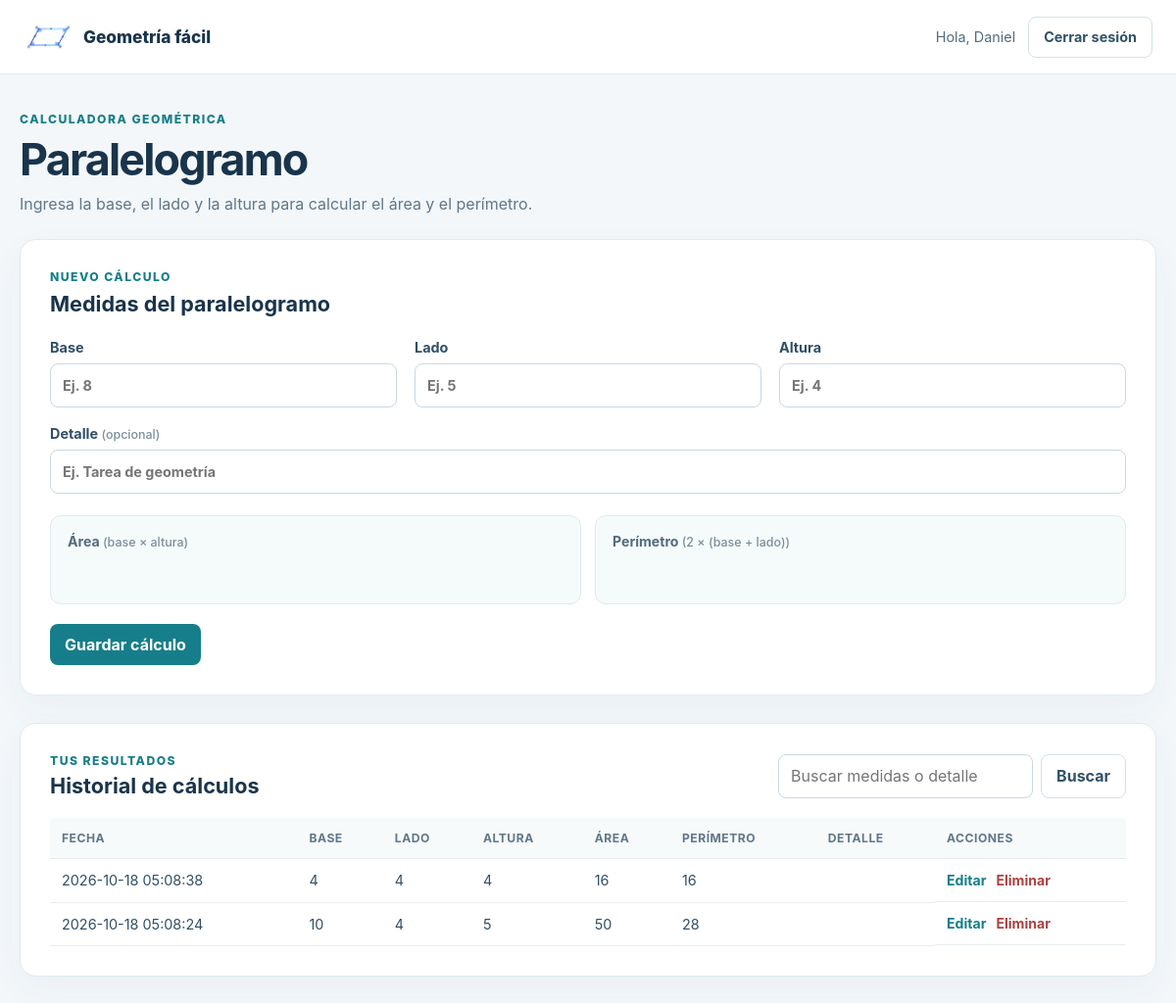
The app's page /views/home.php (signed in) with its own data.
### tables this page shows
CREATE TABLE paralelogramo (
                id_paralelogramo INTEGER PRIMARY KEY AUTOINCREMENT,
                id_usuario INTEGER NOT NULL,
                detalle TEXT NOT NULL DEFAULT '',
                base REAL NOT NULL CHECK (base > 0),
                lado REAL NOT NULL CHECK (lado > 0),
                altura REAL NOT NULL CHECK (altura > 0),
                area REAL NOT NULL,
                perimetro REAL NOT NULL,
                fecha_registro TEXT NOT NULL DEFAULT CURRENT_TIMESTAMP,
                FOREIGN KEY (id_usuario) REFERENCES usuario(id_usuario) ON DELETE CASCADE
            );

### config/Database.php (called while the page is built, shortened)
<?php
class Database
{
    private PDO $pdo;
    public function __construct()
    {
        $ruta = __DIR__ . '/../database/paralelogramo.sqlite';
        $this->pdo = new PDO('sqlite:' . $ruta, null, null, [
            PDO::ATTR_ERRMODE => PDO::ERRMODE_EXCEPTION,
            PDO::ATTR_DEFAULT_FETCH_MODE => PDO::FETCH_ASSOC,
        ]);
        $this->pdo->exec('PRAGMA foreign_keys = ON');
    }
    public function conectar(): PDO
    {
        return $this->pdo;
    }
    private function inicializarEsquema(): void
    {
        $this->pdo->exec(
            'CREATE TABLE IF NOT EXISTS usuario (
                id_usuario INTEGER PRIMARY KEY AUTOINCREMENT,
                nombre TEXT NOT NULL,
                correo TEXT NOT NULL UNIQUE,
                clave TEXT NOT NULL
            )'
        );
        $this->pdo->exec(
            'CREATE TABLE IF NOT EXISTS paralelogramo (
                id_paralelogramo INTEGER PRIMARY KEY AUTOINCREMENT,
                id_usuario INTEGER NOT NULL,
                detalle TEXT NOT NULL DEFAULT \'\',
                base REAL NOT NULL CHECK (base > 0),
                lado REAL NOT NULL CHECK (lado > 0),
                altura REAL NOT NULL CHECK (altura > 0),
                area REAL NOT NULL,
                perimetro REAL NOT NULL,
                fecha_registro TEXT NOT NULL DEFAULT CURRENT_TIMESTAMP,
                FOREIGN KEY (id_usuario) REFERENCES usuario(id_usuario) ON DELETE CASCADE
            )'
        );
    }
}

### model/Paralelogramo.php (called while the page is built, shortened)
<?php
require_once __DIR__ . '/../config/Database.php';
class Paralelogramo
{
    private PDO $pdo;
    public function __construct()
    {
        $database = new Database();
        $this->pdo = $database->conectar();
    }
    public function listar(int $idUsuario, string $buscar = ''): array
    {
        $sql = 'SELECT id_paralelogramo, detalle, base, lado, altura, area, perimetro, fecha_registro
                FROM paralelogramo
                WHERE id_usuario = :id_usuario';
        $parametros = ['id_usuario' => $idUsuario];
        $sql .= ' ORDER BY id_paralelogramo DESC';
        $stmt = $this->pdo->prepare($sql);
        $stmt->execute($parametros);
        return $stmt->fetchAll();
    }
}

### controller/ParalelogramoController.php (called while the page is built, shortened)
<?php
require_once __DIR__ . '/../model/Paralelogramo.php';
class ParalelogramoController
{
    private Paralelogramo $modelo;
    public function __construct()
    {
        $this->modelo = new Paralelogramo();
    }
    public function listar(int $idUsuario, string $buscar = ''): array
    {
        return $this->modelo->listar($idUsuario, $buscar);
    }
}

### views/home.php (the view, shortened to what this page needs)
<?php
require_once __DIR__ . '/../controller/ParalelogramoController.php';
$idUsuario = (int) $_SESSION['id_usuario'];
$controller = new ParalelogramoController();
$buscarParametro = $_GET['buscar'] ?? '';
$buscar = is_string($buscarParametro) ? trim(substr($buscarParametro, 0, 100)) : '';
$registroEditar = null;
$registros = $controller->listar($idUsuario, $buscar);
$idActual = $registroEditar['id_paralelogramo'] ?? '';
$valorFormulario = static function (string $campo) use ($registroEditar): string {
    if ($registroEditar !== null && isset($registroEditar[$campo])) {
        return (string) $registroEditar[$campo];
    }
    $valor = $_POST[$campo] ?? '';
    return is_string($valor) ? $valor : '';
};
$baseActual = $valorFormulario('txtBase');
$ladoActual = $valorFormulario('txtLado');
$alturaActual = $valorFormulario('txtAltura');
$detalleActual = $valorFormulario('txtDetalle');
$areaActual = $registroEditar['area'] ?? '';
$perimetroActual = $registroEditar['perimetro'] ?? '';
$esc = static function ($valor): string {
    return htmlspecialchars((string) $valor, ENT_QUOTES, 'UTF-8');
};
?>
<!DOCTYPE html>
<html lang="es">
<head>
    <link rel="stylesheet" href="/assets/css/style_home.css">
</head>
<body>
    <header class="site-header">
        <a class="brand" href="/" aria-label="Volver a la bienvenida">
            <img src="/Imagenes/Paralelogramo%20azul%20con%20%C3%A1ngulos%20marcados.png" alt="">
            <span>Geometría fácil</span>
        </a>
        <div class="header-user">
            <span>Hola, <?= $esc($_SESSION['usuario'] ?? 'Usuario') ?></span>
            <a class="button button-secondary" href="/views/logout.php">Cerrar sesión</a>
        </div>
    </header>
    <main class="page">
        <section class="intro">
            <p class="eyebrow">Calculadora geométrica</p>
            <h1>Paralelogramo</h1>
            <p>Ingresa la base, el lado y la altura para calcular el área y el perímetro.</p>
        </section>
        <section class="calculator-card" aria-labelledby="form-title">
            <div class="card-heading">
                <div>
                    <p class="eyebrow"><?= $idActual !== '' ? 'Editar cálculo' : 'Nuevo cálculo' ?></p>
                    <h2 id="form-title">Medidas del paralelogramo</h2>
                </div>
            </div>
            <form action="/views/home.php" method="post" id="frmFormulario">
                <div class="form-grid">
                    <label>
                        <span>Base</span>
                        <input type="number" name="txtBase" id="txtBase" min="0.000001" step="any"
                               placeholder="Ej. 8" value="<?= $esc($baseActual) ?>" required>
                    </label>
                    <label>
                        <span>Lado</span>
                        <input type="number" name="txtLado" id="txtLado" min="0.000001" step="any"
                               placeholder="Ej. 5" value="<?= $esc($ladoActual) ?>" required>
                    </label>
                    <label>
                        <span>Altura</span>
                        <input type="number" name="txtAltura" id="txtAltura" min="0.000001" step="any"
                               placeholder="Ej. 4" value="<?= $esc($alturaActual) ?>" required>
                    </label>
                    <label class="wide-field">
                        <span>Detalle <small>(opcional)</small></span>
                        <input type="text" name="txtDetalle" id="txtDetalle" maxlength="500"
                               placeholder="Ej. Tarea de geometría" value="<?= $esc($detalleActual) ?>">
                    </label>
                </div>
                <div class="results" aria-live="polite">
                    <div class="result-box">
                        <span>Área <small>(base × altura)</small></span>
                        <output id="txtA"><?= $esc($areaActual) ?></output>
                    </div>
                    <div class="result-box">
                        <span>Perímetro <small>(2 × (base + lado))</small></span>
                        <output id="txtP"><?= $esc($perimetroActual) ?></output>
                    </div>
                </div>
                <div class="form-actions">
                    <button class="button" type="submit" name="accion" value="guardar">
                        <?= $idActual !== '' ? 'Actualizar cálculo' : 'Guardar cálculo' ?>
                    </button>
                </div>
            </form>
        </section>
        <section class="history" aria-labelledby="history-title">
            <div class="history-heading">
                <div>
                    <p class="eyebrow">Tus resultados</p>
                    <h2 id="history-title">Historial de cálculos</h2>
                </div>
                <form class="search-form" action="/views/home.php" method="get">
                    <input type="search" name="buscar" id="txtBuscar" placeholder="Buscar medidas o detalle"
                           value="<?= $esc($buscar) ?>">
                    <button class="button button-secondary" type="submit">Buscar</button>
                </form>
            </div>
            <div class="table-wrap">
                <table>
                    <thead>
                        <tr>
                            <th>Fecha</th>
                            <th>Base</th>
                            <th>Lado</th>
                            <th>Altura</th>
                            <th>Área</th>
                            <th>Perímetro</th>
                            <th>Detalle</th>
                            <th>Acciones</th>
                        </tr>
                    </thead>
                    <tbody>
                        <?php if ($registros !== []) : ?>
                            <?php foreach ($registros as $fila) : ?>
                                <tr>
                                    <td><?= $esc($fila['fecha_registro']) ?></td>
                                    <td><?= $esc($fila['base']) ?></td>
                                    <td><?= $esc($fila['lado']) ?></td>
                                    <td><?= $esc($fila['altura']) ?></td>
                                    <td><?= $esc($fila['area']) ?></td>
                                    <td><?= $esc($fila['perimetro']) ?></td>
                                    <td><?= $esc($fila['detalle']) ?></td>
                                    <td class="row-actions">
                                        <a class="action-link" href="/views/home.php?editar=<?= (int) $fila['id_paralelogramo'] ?>">Editar</a>
                                        <form action="/views/home.php" method="post"
                                              onsubmit="return confirm('¿Deseas eliminar este cálculo?');">
                                            <button class="action-link danger" type="submit" name="accion"
                                                    value="eliminar">Eliminar</button>
                                        </form>
                                    </td>
                                </tr>
                            <?php endforeach; ?>
                        <?php else : ?>
                            <tr>
                                <td class="empty-state" colspan="8">Todavía no hay cálculos para mostrar.</td>
                            </tr>
                        <?php endif; ?>
                    </tbody>
                </table>
            </div>
        </section>
    </main>
</body>
</html>

### assets/css/style_home.css (style rules this page uses)
:root { font-family: Inter, "Segoe UI", Arial, sans-serif; color: #19344b; background: #f3f7fa; font-synthesis: none; text-rendering: optimizeLegibility; }
* { box-sizing: border-box; }
body { min-width: 320px; min-height: 100vh; margin: 0; }
.site-header { display: flex; min-height: 76px; align-items: center; justify-content: space-between; gap: 18px; padding: 12px max(24px, calc((100% - 1160px) / 2)); border-bottom: 1px solid #e1eaf0; background: #fff; }
.brand, .header-user { display: flex; align-items: center; gap: 13px; }
.brand { color: #19344b; font-size: 1.08rem; font-weight: 800; text-decoration: none; }
.brand img { width: 48px; height: 44px; object-fit: contain; }
.header-user { color: #536b7d; font-size: 0.9rem; }
.page { width: min(1160px, calc(100% - 40px)); margin: 0 auto; padding: 38px 0 60px; }
.intro { margin: 0 0 26px; }
.eyebrow { margin: 0 0 7px; color: #177e89; font-size: 0.76rem; font-weight: 800; letter-spacing: 0.12em; text-transform: uppercase; }
h1, h2, p { margin-top: 0; }
.intro h1 { margin-bottom: 8px; font-size: clamp(2rem, 5vw, 2.8rem); letter-spacing: -0.04em; }
.intro > p:last-child { margin-bottom: 0; color: #60778a; }
.calculator-card, .history { margin-bottom: 28px; padding: clamp(20px, 4vw, 30px); border: 1px solid #e1eaf0; border-radius: 16px; background: #fff; box-shadow: 0 12px 35px #24435a0b; }
.card-heading h2, .history-heading h2 { margin: 0; font-size: 1.35rem; }
.form-grid { display: grid; grid-template-columns: repeat(3, minmax(0, 1fr)); gap: 18px; margin-top: 23px; }
.form-grid label { display: grid; gap: 8px; color: #314f66; font-size: 0.9rem; font-weight: 700; }
.form-grid label small, .result-box small { color: #7b8e9d; font-size: 0.78rem; font-weight: 500; }
.form-grid input, .search-form input { min-height: 45px; padding: 10px 12px; border: 1px solid #cad8e2; border-radius: 8px; color: #19344b; background: #fff; font: inherit; }
.wide-field { grid-column: 1 / -1; }
.results { display: grid; grid-template-columns: repeat(2, minmax(0, 1fr)); gap: 14px; margin-top: 22px; }
.result-box { display: grid; gap: 8px; padding: 17px; border: 1px solid #dcebef; border-radius: 11px; background: #f5fbfb; }
.result-box > span { color: #536b7d; font-size: 0.88rem; font-weight: 700; }
.result-box output { min-height: 30px; color: #126d79; font-size: 1.45rem; font-weight: 800; overflow-wrap: anywhere; }
.form-actions { display: flex; flex-wrap: wrap; gap: 10px; margin-top: 20px; }
.button { display: inline-flex; min-height: 42px; align-items: center; justify-content: center; padding: 9px 15px; border: 0; border-radius: 8px; color: #fff; background: #167e8a; cursor: pointer; font: inherit; font-weight: 750; text-decoration: none; transition: background 140ms ease; }
.button-secondary { border: 1px solid #d4e0e8; color: #315268; background: #fff; }
.history-heading { display: flex; align-items: center; justify-content: space-between; gap: 18px; margin-bottom: 20px; }
.history-heading .eyebrow { margin-bottom: 5px; }
.search-form { display: flex; flex-wrap: wrap; gap: 8px; }
.search-form input { width: min(260px, 50vw); }
.table-wrap { width: 100%; overflow-x: auto; }
table { width: 100%; border-collapse: collapse; text-align: left; }
th, td { padding: 13px 12px; border-bottom: 1px solid #e7edf1; vertical-align: middle; white-space: nowrap; }
th { color: #60778a; background: #f7fafb; font-size: 0.76rem; letter-spacing: 0.04em; text-transform: uppercase; }
td { color: #314f66; font-size: 0.9rem; }
.row-actions { display: flex; align-items: center; gap: 10px; }
.row-actions form { margin: 0; }
.action-link { padding: 0; border: 0; color: #167e8a; background: none; cursor: pointer; font: inherit; font-size: 0.88rem; font-weight: 700; text-decoration: none; }
.action-link.danger { color: #ad4141; }

### records on screen
paralelogramo: fecha_registro "2026-10-18 05:08:38", base "4", lado "4", altura "4", area "16", perimetro "16"
paralelogramo: fecha_registro "2026-10-18 05:08:24", base "10", lado "4", altura "5", area "50", perimetro "28"

### other values on screen
$esc($_SESSION['usuario'] ?? 'Usuario') "Daniel"
